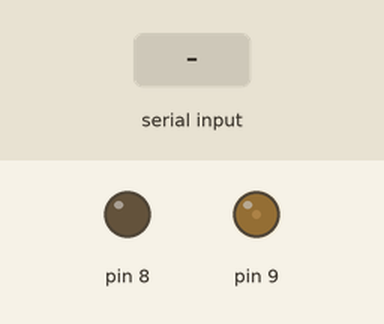
Simulated run of this sketch. Board: Arduino Uno, built with avr-gcc and run on an emulated ATmega328P. Parts: output pins drawn as LEDs (lit = HIGH). The test bench sets the inputs (shaded band).

Above: at 1.2 s.
1.3 s: "6\n" received over Serial
At 1.9 s:
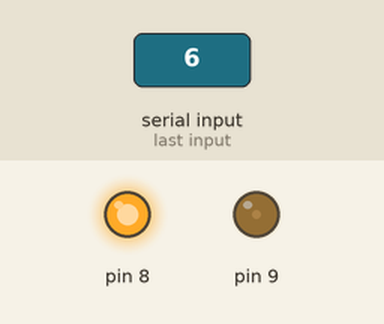
2.8 s: "4\n" received over Serial
At 4.2 s:
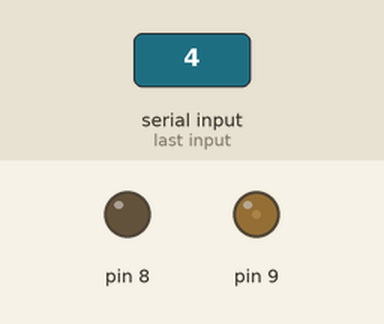
Timing chart, 0 to 5.8 s (numbered marks = the images above; inputs shaded):
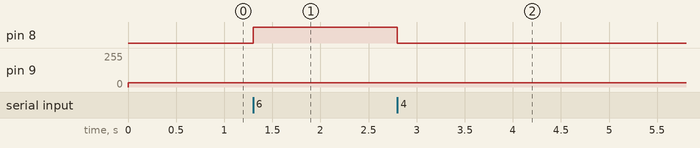

Measured:
- after the input at 1.3 s, pin 8: LOW → HIGH at once
- after the input at 2.8 s, pin 8: HIGH → LOW at once

The sketch:

motor2.ino
```cpp
#include <TimerOne.h>
unsigned long x;
unsigned long d;
int y;
int z = 12800;
int f = 0;
int a = 0;
#define MAX_LENGTH 64   // ความยาวสูงสุดของสตริงที่รับเข้ามา
char inputString[MAX_LENGTH];    // สตริงที่รับมาจาก Serial Monitor
void setup() {
  // Set the PWM output pin
  pinMode(9, OUTPUT);
  pinMode(8, OUTPUT);
  pinMode(7, INPUT);
  Serial.begin(115200);
  //Timer1.pwm(9, 128);
  Timer1.initialize(12800);
  Serial.setTimeout(1);
}

void loop() {
 // while (!Serial.available());
  if (Serial.available() ) {
     // รับสตริงจาก Serial Monitor
     String input = Serial.readStringUntil('\n');
     input.toCharArray(inputString, MAX_LENGTH);

     // แยกคำ
     char *token;
     char *lastToken = NULL;
     token = strtok(inputString, " ");
     while (token != NULL) {
       lastToken = token;
       token = strtok(NULL, " ");
     }
     x=atoi(lastToken);

    }
  //x = Serial.readString().toInt();
  y = (x % 10);
  //y = 4;
  //Timer1.setPeriod(x);
  f = 996710 * pow(x / 10, -1);
  //f=315.84*pow(e, -7*x*pow(10, -6));
  Timer1.setPeriod(x/10);
  if (y == 4) {
    digitalWrite(8, 0);
  }
  else if (y == 6) {
    digitalWrite(8, 1);
  }
  else if (y == 5) {
    //digitalWrite(8, 1);
    Timer1.initialize(0);
  }
  Timer1.pwm(9, 128); // 50% duty cycle
  Serial.flush();

}
```
